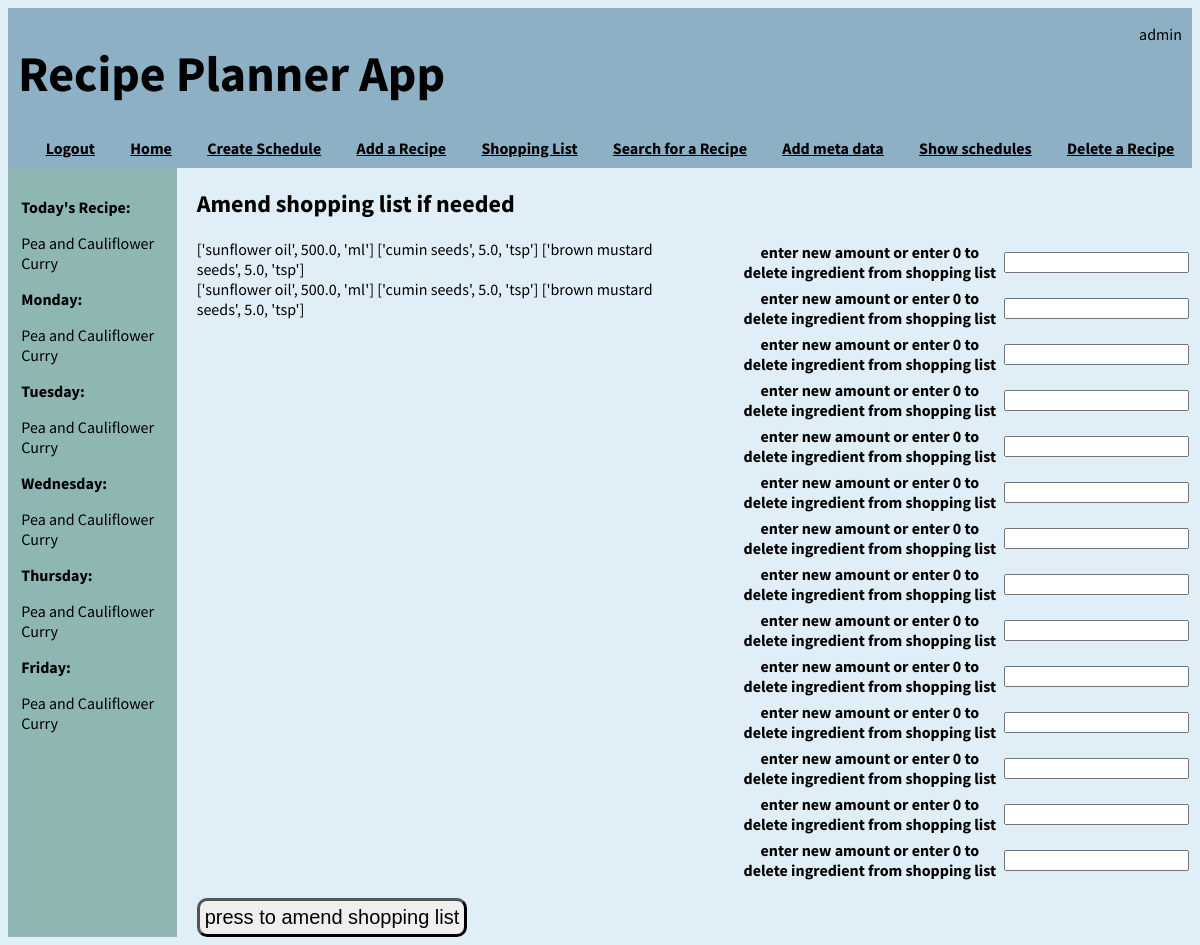
Page /amend_shopping_list (signed in) on the committed database.
### application/models.py (models this page shows, shortened)
class User(db.Model, UserMixin):
    id = db.Column(db.Integer, primary_key=True)
    username = db.Column(db.String(64), index=True, unique=True)
    email = db.Column(db.String(120), index=True, unique=True)
    password_hash = db.Column(db.String(128))

class Recipes(db.Model):
    id = db.Column(db.Integer, primary_key=True)
    recipe_name = db.Column(db.String(100), nullable=False)
    recipe_description = db.Column(db.String(500))
    cuisine_id = db.Column(db.Integer, db.ForeignKey('cuisine.id'))
    quantity = db.relationship('Quantity', backref="recipes")
    method = db.relationship('Method', backref='mrecipes')

### application/routes.py (the view)
@app.route('/amend_shopping_list', methods = ['GET', 'POST'])
@login_required
def amend_shopping_list():
    if check_for_schedule():
        sidebar = {
        "week" : get_weekly_recipes(),
        "recipe_of_the_day" : get_recipe_of_the_day(),
        "day" : what_day_is_it(),
        "user" : current_user.username,
        "shopping_list" : create_shopping_list(),
        }
    else:
        sidebar = False
    amount_list = [{i[0] : i[1]} for i in sidebar["shopping_list"][session.get('sched_no', None)]]
    form = AmendAmountForm(ingredients = amount_list)
    if request.method == "POST":
        s = db.session.query(func.min(ShoppingList.id)).first()
        n = s[0]
        for ingr in form.ingredients.data:
            sl = ShoppingList.query.filter_by(id = n).first()
            if ingr["amount"] == None:
                pass
            elif ingr["amount"] == 0:
                db.session.delete(sl)
                db.session.commit()
            else:
                 sl.amount = ingr["amount"]
                 db.session.commit()
            n += 1
        return redirect(url_for("post_shopping_list"))
    else:
        return render_template('amend_shopping_list.html', sidebar = sidebar, form=form)

### application/forms.py
class AmendAmountForm(FlaskForm):
    ingredients = FieldList(FormField(AmountForm))
    submit = SubmitField("press to amend shopping list")

class AmountForm(FlaskForm):
    amount = DecimalField("enter new amount or enter 0 to delete ingredient from shopping list")

### application/models.py (called while the page is built)
@login.user_loader
def load_user(id):
    return User.query.get(int(id))

### application/routes.py (called while the page is built)
def get_recipe_for_day(day_number, week_n):
    if current_user.is_authenticated:
        id = Schedule.query.filter_by(day_of_the_week = day_number, user_id = current_user.id, week_no = week_n).first()
        if id is not None:
            day_recipe = Recipes.query.filter_by(id = id.recipe_id).first()
            return day_recipe
        else:
            return Recipes.query.filter_by(id = 1).first()

def get_weekly_recipes():
    week, week2 = [], []
    for num in range(5):
         week.append(get_recipe_for_day(num, 1))
    for num in range(5):
         week2.append(get_recipe_for_day(num, 2))
    return week, week2

def check_for_schedule():
    if Schedule.query.filter_by(user_id = current_user.id, week_no = 1).first() is None:
        return False
    return True

def get_recipe_of_the_day():
    if datetime.today().weekday() == 5 or datetime.today().weekday() == 6:
        recipe_of_the_day = "It's the weekend, do your own thing"
    else:
        recipe_of_the_day = Recipes.query.filter_by(id = Schedule.query.filter_by(day_of_the_week = datetime.today().weekday(), user_id = current_user.id, week_no = 1).first().recipe_id).first().recipe_name
    return recipe_of_the_day

def what_day_is_it():
    day = date.today()
    day = calendar.day_name[day.weekday()]

### application/templates/amend_shopping_list.html (shortened to what this page needs)
{% extends 'layout.html'%}
{% block body %}
<form method="POST">
    <h2>
        Amend shopping list if needed
    </h2>
    <div id="innercntr">
        <div>
            {% for ingredient in sidebar.shopping_list %}
            <div class="field">
                {{ ingredient[0]}}
                {{ ingredient[1]}}
                {{ ingredient[2]}}
            </div>
        {% endfor %}
        </div>
        <div>
            {% from "_formhelpers.html" import render_field %}
            {% for amount_form in form.ingredients %}
            {{ render_field(amount_form) }}
            {% endfor %}
        </div>
    </div>
    {{ form.submit }}
</form>
{% endblock body %}

### application/templates/layout.html (shortened to what this page needs)
<!DOCTYPE html>
<html lang="en">
<head>
    <link href="../static/format.css" rel="stylesheet">
</head>
<body style="font-family: Source Sans Pro, sans-serif">
    <div class="header" >
        <div style="display:flex; justify-content: space-between;">
            <h1 style="color:rgb(0, 0, 0); font-size:50px; margin-left: 10px"> Recipe Planner App</h1>
            <p style="align-self:right; margin-right: 10px;">{{ current_user.username }}</p>
        </div>
        <div id = "links">
            {% if current_user.is_anonymous %}
            <a href="{{ url_for('login') }}">Login</a>
            {% else %}
            <a href="{{ url_for('logout') }}">Logout</a>
            {% endif %}
            <a href="{{ url_for('index') }}">Home</a>
            <a href="{{ url_for('create_weekly_schedule') }}"> Create Schedule</a>
            <a href="{{ url_for('add_recipe') }}">Add a Recipe</a>
            <a href="{{ url_for('amend_shopping_list') }}">Shopping List</a>
            <a href="{{ url_for('search_recipes') }}">Search for a Recipe</a>
            <a href="{{ url_for('add_meta') }}">Add meta data</a>
            <a href="{{ url_for('show_schedule') }}">Show schedules</a>
            {% if current_user.username == "admin" %}
            <a href="{{ url_for('delete_recipe') }}"> Delete a Recipe</a>
            {% endif %}
        </div>
    </div>
    <div class="container">
        <div id="left">
            {% if sidebar != False %}
            <p><b>Today's Recipe:</b></p>
            {{ sidebar.recipe_of_the_day }}
            <p><b>Monday:</b></p>
            {{ sidebar.week[0][0].recipe_name }}
            <p><b>Tuesday:</b></p>
            {{ sidebar.week[0][1].recipe_name }}
            <p><b>Wednesday:</b></p>
            {{ sidebar.week[0][2].recipe_name }}
            <p><b>Thursday:</b></p>
            {{ sidebar.week[0][3].recipe_name }}
            <p><b>Friday:</b></p>
            {{ sidebar.week[0][4].recipe_name }}
            {% else %}
            <p>No Schedule Set</p>
            {% endif %}
        </div>
        <div id="center">
            {% block body %}
            {% endblock body %}
        </div>
    </div>
</body>
</html>

### application/static/format.css (style rules this page uses)
html { background-color: #e0eff7; }
.header { background-color:#8db0c5; width:100%; margin: 0 auto }
#links { text-align: center; display: flex; justify-content: space-around; color:white; padding-bottom: 10px; padding-left: 20px; font-weight: bold; }
#innercntr { display: flex; justify-content: space-between; }
#center { padding-left: 20px; }
#submit_cuisine, #submit_recipes, #submit { padding: 5px; font-size: 20px; border-radius: 10px; border-width: 3px;margin-top: 15px; }
.field { display: flex; width: 500px; justify-content: space-between; }
.container { display: flex; width : 100%; }
#left { max-width: 40%; padding: 10pt; background-color: #8eb6b3; }

### application/templates/layout.html (style rules this page uses)
a { color:rgb(0, 0, 0) }

### rows in the picture
User: username "admin"
Recipes: recipe_of_the_day "Pea and Cauliflower Curry", recipe_name "Pea and Cauliflower Curry"

### other values in the picture
{{ ingredient[0] }} "['sunflower oil', 500.0, 'ml']" "['sunflower oil', 500.0, 'ml']"
{{ ingredient[1] }} "['cumin seeds', 5.0, 'tsp']" "['cumin seeds', 5.0, 'tsp']"
{{ ingredient[2] }} "['brown mustard seeds', 5.0, 'tsp']" "['brown mustard seeds', 5.0, 'tsp']"
